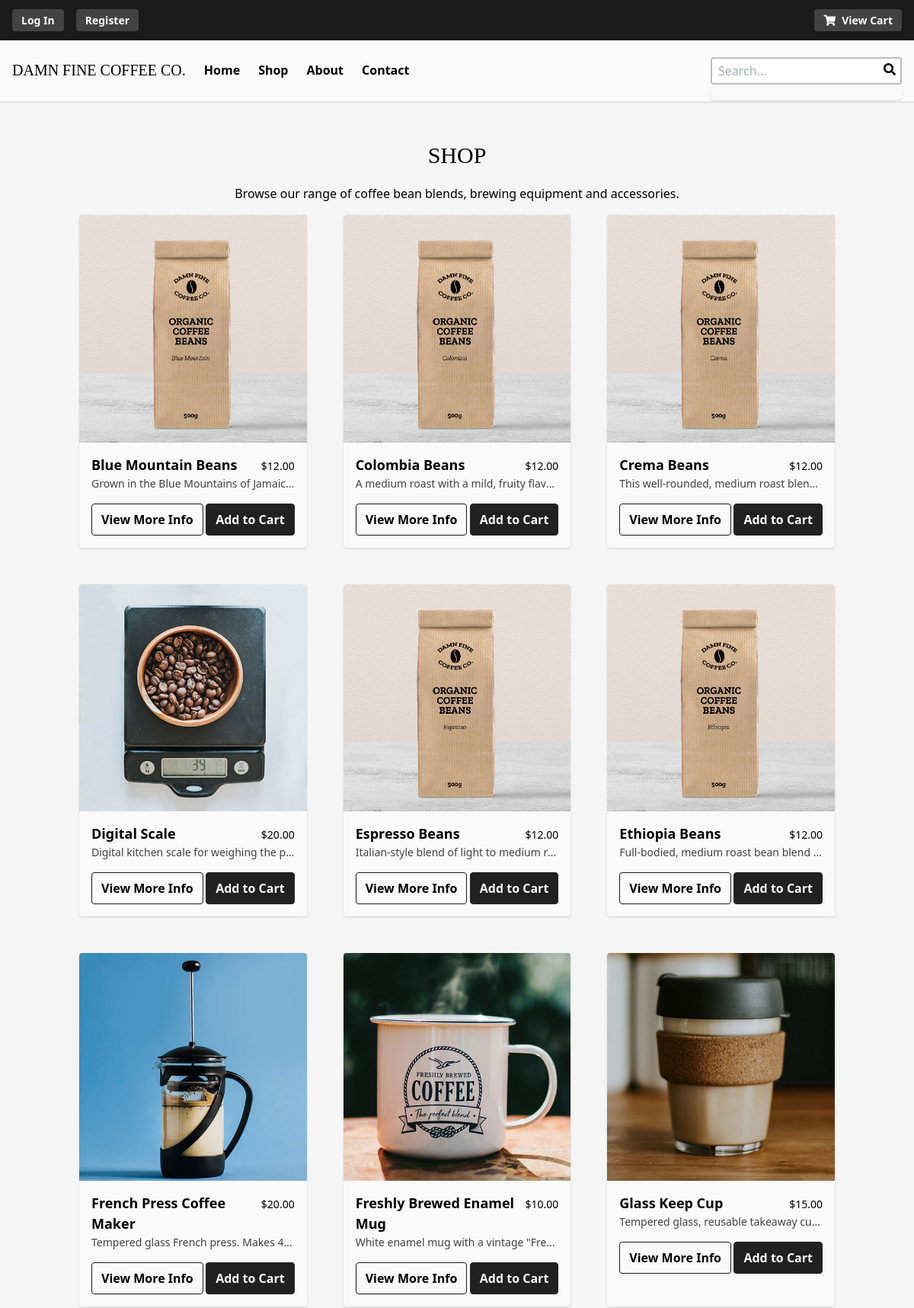
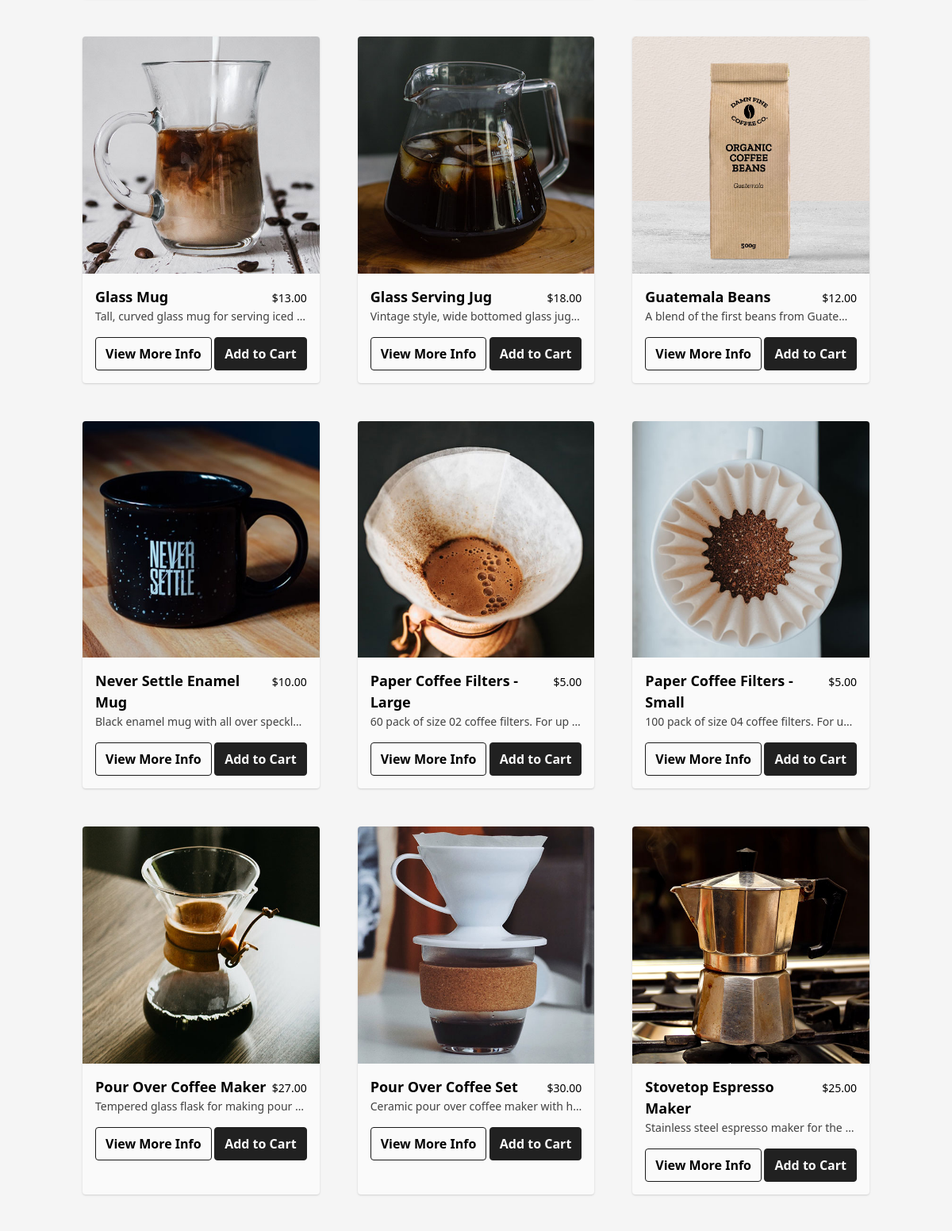
The page /pages/store.php (upper part) on the database its author committed (2 pictures, top to bottom).
### tables this page shows
create table if not exists products (
  product_id int(5) not null auto_increment,
  product_name varchar(100) not null,
  product_desc longtext not null,
  product_weight_grams int(4) not null,
  product_cost decimal(5,2) not null,
  product_img varchar(100) not null,
  product_featured tinyint(1) null default null,
  product_category varchar(30) not null,
  primary key (product_id),
  foreign key (product_category) references categories(category_name)
);

### pages/store.php (the view, shortened to what this page needs)
<?php
include_once '../templates/header.php';
?>
<section class="container py-12 mx-auto">
  <div class="text-center mx-auto">
    <h2 class="font-display uppercase text-3xl mb-4">Shop</h2>
    <p>Browse our range of coffee bean blends, brewing equipment and accessories.</p>
  </div>
  <div class="grid md:grid-cols-2 lg:grid-cols-3 gap-4">
    <?php
    require_once '../resources/conn_db.php';
    $query = 'select * from products order by product_name;';
    $result = mysqli_query($link, $query);
    while ($row = $result->fetch_assoc()) {
      $id = $row['product_id'];
      $name = $row['product_name'];
      $desc = $row['product_desc'];
      $img = $row['product_img'];
      $price = $row['product_cost'];
      ?>
    <div class="bg-white max-w-s m-4 rounded overflow-hidden shadow">
      <img src="../img/<?= $img ?>" alt="<?= $name ?>" class="w-full">
      <div class="mx-4 mt-4 flex justify-between items-baseline">
        <span class="font-semibold text-lg"><?= $name ?></span>
        <span class="text-sm">$<?= $price ?></span>
      </div>
      <div class="px-4 w-full text-gray-800 mb-4 text-sm">
        <p class="truncate"><?= $desc ?></p>
      </div>
      <div class="px-4 mb-4 flex justify-between">
        <a href="./product.php?id=<?= $id ?>" class="btn btn-sm btn-light inline">View More Info</a>
        <form action="../processes/add-to-cart.php" method="post">
          <button class="btn btn-sm btn-dark inline">Add to Cart</button>
        </form>
      </div>
    </div>
    <?php
    }
    ?>
  </div>
</section>
<?php include_once '../templates/footer.php'; ?>
</body>
</html>

### rows shown on the page
products: product_img (picture), product_name "Blue Mountain Beans", product_cost "12.00", product_desc "Grown in the Blue Mountains of Jamaic…"
products: product_img (picture), product_name "Colombia Beans", product_cost "12.00", product_desc "A medium roast with a mild, fruity flav…"
products: product_img (picture), product_name "Crema Beans", product_cost "12.00", product_desc "This well-rounded, medium roast blen…"
products: product_img (picture), product_name "Digital Scale", product_cost "20.00", product_desc "Digital kitchen scale for weighing the p…"
products: product_img (picture), product_name "Espresso Beans", product_cost "12.00", product_desc "Italian-style blend of light to medium r…"
products: product_img (picture), product_name "Ethiopia Beans", product_cost "12.00", product_desc "Full-bodied, medium roast bean blend…"
products: product_img (picture), product_name "French Press Coffee Maker", product_cost "20.00", product_desc "Tempered glass French press. Makes 4…"
products: product_img (picture), product_name "Freshly Brewed Enamel Mug", product_cost "10.00", product_desc "White enamel mug with a vintage \"Fre…"
products: product_img (picture), product_name "Glass Keep Cup", product_cost "15.00", product_desc "Tempered glass, reusable takeaway cu…"
products: product_img (picture), product_name "Glass Mug", product_cost "13.00", product_desc "Tall, curved glass mug for serving iced…"
products: product_img (picture), product_name "Glass Serving Jug", product_cost "18.00", product_desc "Vintage style, wide bottomed glass jug…"
products: product_img (picture), product_name "Guatemala Beans", product_cost "12.00", product_desc "A blend of the first beans from Guate…"
products: product_img (picture), product_name "Never Settle Enamel Mug", product_cost "10.00", product_desc "Black enamel mug with all over speckl…"
products: product_img (picture), product_name "Paper Coffee Filters - Large", product_cost "5.00", product_desc "60 pack of size 02 coffee filters. For up…"
products: product_img (picture), product_name "Paper Coffee Filters - Small", product_cost "5.00", product_desc "100 pack of size 04 coffee filters. For u…"
products: product_img (picture), product_name "Pour Over Coffee Maker", product_cost "27.00", product_desc "Tempered glass flask for making pour…"
products: product_img (picture), product_name "Pour Over Coffee Set", product_cost "30.00", product_desc "Ceramic pour over coffee maker with h…"
products: product_img (picture), product_name "Stovetop Espresso Maker", product_cost "25.00", product_desc "Stainless steel espresso maker for the…"
